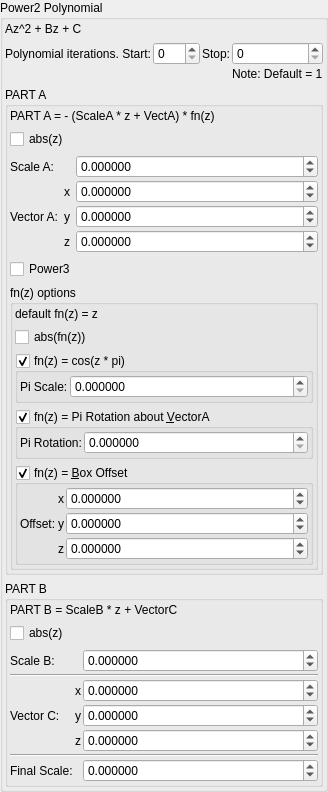
    <widget class="QGroupBox" name="groupBox">
     <property name="title">
      <string>Power2 Polynomial</string>
     </property>
     <layout class="QVBoxLayout" name="verticalLayout_3">
      <property name="leftMargin">
       <number>2</number>
      </property>
      <property name="topMargin">
       <number>2</number>
      </property>
      <property name="rightMargin">
       <number>2</number>
      </property>
      <property name="bottomMargin">
       <number>2</number>
      </property>
      <item>
       <widget class="QLabel" name="label_189">
        <property name="text">
         <string>Az^2 + Bz + C</string>
        </property>
       </widget>
      </item>
      <item>
       <layout class="QGridLayout" name="gridLayout_62">
        <property name="spacing">
         <number>2</number>
        </property>
        <item row="0" column="0">
         <widget class="QLabel" name="label_246">
          <property name="text">
           <string>Polynomial iterations. Start:</string>
          </property>
         </widget>
        </item>
        <item row="0" column="2">
         <widget class="QLabel" name="label_247">
          <property name="text">
           <string>Stop:</string>
          </property>
         </widget>
        </item>
        <item row="0" column="3">
         <widget class="MySpinBox" name="spinboxInt_transf_stop_iterations_1">
          <property name="sizePolicy">
           <sizepolicy hsizetype="Minimum" vsizetype="Maximum">
            <horstretch>0</horstretch>
            <verstretch>0</verstretch>
           </sizepolicy>
          </property>
          <property name="maximum">
           <number>999</number>
          </property>
         </widget>
        </item>
        <item row="0" column="1">
         <widget class="MySpinBox" name="spinboxInt_transf_start_iterations">
          <property name="sizePolicy">
           <sizepolicy hsizetype="Minimum" vsizetype="Maximum">
            <horstretch>0</horstretch>
            <verstretch>0</verstretch>
           </sizepolicy>
          </property>
          <property name="maximum">
           <number>999</number>
          </property>
         </widget>
        </item>
        <item row="1" column="3">
         <widget class="QLabel" name="label_127">
          <property name="text">
           <string>Note: Default = 1</string>
          </property>
         </widget>
        </item>
       </layout>
      </item>
      <item>
       <widget class="QGroupBox" name="groupBox_2">
        <property name="title">
         <string>PART A</string>
        </property>
        <layout class="QVBoxLayout" name="verticalLayout_4">
         <property name="leftMargin">
          <number>2</number>
         </property>
         <property name="topMargin">
          <number>2</number>
         </property>
         <property name="rightMargin">
          <number>2</number>
         </property>
         <property name="bottomMargin">
          <number>2</number>
         </property>
         <item>
          <widget class="QLabel" name="label_175">
           <property name="text">
            <string>PART A = - (ScaleA * z + VectA) * fn(z)</string>
           </property>
          </widget>
         </item>
         <item>
          <widget class="MyCheckBox" name="checkBox_transf_function_enabled_false">
           <property name="text">
            <string notr="true">abs(z)</string>
           </property>
          </widget>
         </item>
         <item>
          <layout class="QGridLayout" name="gridLayout" columnstretch="0,0,1">
           <property name="topMargin">
            <number>0</number>
           </property>
           <property name="verticalSpacing">
            <number>2</number>
           </property>
           <item row="1" column="1">
            <widget class="QLabel" name="label_112">
             <property name="text">
              <string notr="true">x</string>
             </property>
            </widget>
           </item>
           <item row="0" column="0">
            <widget class="QLabel" name="label_174">
             <property name="text">
              <string>Scale A:</string>
             </property>
            </widget>
           </item>
           <item row="2" column="2">
            <widget class="MyDoubleSpinBox" name="spinbox3_transf_constant_multiplier_111_y">
             <property name="sizePolicy">
              <sizepolicy hsizetype="Minimum" vsizetype="Maximum">
               <horstretch>0</horstretch>
               <verstretch>0</verstretch>
              </sizepolicy>
             </property>
             <property name="decimals">
              <number>6</number>
             </property>
             <property name="minimum">
              <double>-99.989999999999995</double>
             </property>
             <property name="maximum">
              <double>99.989999999999995</double>
             </property>
             <property name="singleStep">
              <double>0.100000000000000</double>
             </property>
            </widget>
           </item>
           <item row="1" column="2">
            <widget class="MyDoubleSpinBox" name="spinbox3_transf_constant_multiplier_111_x">
             <property name="sizePolicy">
              <sizepolicy hsizetype="Minimum" vsizetype="Maximum">
               <horstretch>0</horstretch>
               <verstretch>0</verstretch>
              </sizepolicy>
             </property>
             <property name="prefix">
              <string/>
             </property>
             <property name="decimals">
              <number>6</number>
             </property>
             <property name="minimum">
              <double>-99.989999999999995</double>
             </property>
             <property name="singleStep">
              <double>0.100000000000000</double>
             </property>
            </widget>
           </item>
           <item row="0" column="2">
            <widget class="MyDoubleSpinBox" name="spinbox_transf_scale_2">
             <property name="sizePolicy">
              <sizepolicy hsizetype="Minimum" vsizetype="Maximum">
               <horstretch>0</horstretch>
               <verstretch>0</verstretch>
              </sizepolicy>
             </property>
             <property name="prefix">
              <string/>
             </property>
             <property name="suffix">
              <string/>
             </property>
             <property name="decimals">
              <number>6</number>
             </property>
             <property name="minimum">
              <double>-99.989999999999995</double>
             </property>
             <property name="maximum">
              <double>99.989999999999995</double>
             </property>
             <property name="singleStep">
              <double>0.100000000000000</double>
             </property>
            </widget>
           </item>
           <item row="3" column="2">
            <widget class="MyDoubleSpinBox" name="spinbox3_transf_constant_multiplier_111_z">
             <property name="sizePolicy">
              <sizepolicy hsizetype="Minimum" vsizetype="Maximum">
               <horstretch>0</horstretch>
               <verstretch>0</verstretch>
              </sizepolicy>
             </property>
             <property name="decimals">
              <number>6</number>
             </property>
             <property name="minimum">
              <double>-99.989999999999995</double>
             </property>
             <property name="maximum">
              <double>99.989999999999995</double>
             </property>
             <property name="singleStep">
              <double>0.100000000000000</double>
             </property>
            </widget>
           </item>
           <item row="2" column="1">
            <widget class="QLabel" name="label_119">
             <property name="text">
              <string notr="true">y</string>
             </property>
            </widget>
           </item>
           <item row="3" column="1">
            <widget class="QLabel" name="label_121">
             <property name="text">
              <string notr="true">z</string>
             </property>
            </widget>
           </item>
           <item row="2" column="0">
            <widget class="QLabel" name="label_114">
             <property name="text">
              <string>Vector A:</string>
             </property>
            </widget>
           </item>
          </layout>
         </item>
         <item>
          <widget class="MyCheckBox" name="checkBox_transf_function_enabledx_false">
           <property name="text">
            <string>Power3</string>
           </property>
          </widget>
         </item>
         <item>
          <widget class="QGroupBox" name="groupBox_4">
           <property name="title">
            <string>fn(z) options</string>
           </property>
           <layout class="QVBoxLayout" name="verticalLayout_5">
            <property name="leftMargin">
             <number>2</number>
            </property>
            <property name="topMargin">
             <number>2</number>
            </property>
            <property name="rightMargin">
             <number>2</number>
            </property>
            <property name="bottomMargin">
             <number>2</number>
            </property>
            <item>
             <widget class="QLabel" name="label_2">
              <property name="text">
               <string>default fn(z) = z</string>
              </property>
             </widget>
            </item>
            <item>
             <widget class="MyCheckBox" name="checkBox_transf_function_enabledAx_false">
              <property name="text">
               <string notr="true">abs(fn(z))</string>
              </property>
             </widget>
            </item>
            <item>
             <widget class="MyGroupBox" name="groupCheck_transf_multiplier_enabled_1_false">
              <property name="toolTip">
               <string/>
              </property>
              <property name="title">
               <string notr="true">fn(z) = cos(z * pi)</string>
              </property>
              <property name="checkable">
               <bool>true</bool>
              </property>
              <layout class="QVBoxLayout" name="verticalLayout_52">
               <property name="spacing">
                <number>2</number>
               </property>
               <property name="leftMargin">
                <number>2</number>
               </property>
               <property name="topMargin">
                <number>2</number>
               </property>
               <property name="rightMargin">
                <number>2</number>
               </property>
               <property name="bottomMargin">
                <number>2</number>
               </property>
               <item>
                <layout class="QGridLayout" name="gridLayout_26" columnstretch="0,1">
                 <property name="spacing">
                  <number>2</number>
                 </property>
                 <item row="0" column="0">
                  <widget class="QLabel" name="label_170">
                   <property name="text">
                    <string>Pi Scale:</string>
                   </property>
                  </widget>
                 </item>
                 <item row="0" column="1">
                  <widget class="MyDoubleSpinBox" name="spinbox_transf_scaleC_1">
                   <property name="sizePolicy">
                    <sizepolicy hsizetype="Minimum" vsizetype="Maximum">
                     <horstretch>0</horstretch>
                     <verstretch>0</verstretch>
                    </sizepolicy>
                   </property>
                   <property name="prefix">
                    <string/>
                   </property>
                   <property name="suffix">
                    <string/>
                   </property>
                   <property name="decimals">
                    <number>6</number>
                   </property>
                   <property name="minimum">
                    <double>0.000000000000000</double>
                   </property>
                   <property name="maximum">
                    <double>10.000000000000000</double>
                   </property>
                   <property name="singleStep">
                    <double>0.100000000000000</double>
                   </property>
                  </widget>
                 </item>
                </layout>
               </item>
              </layout>
             </widget>
            </item>
            <item>
             <widget class="MyGroupBox" name="groupCheck_transf_function_enabledy_false">
              <property name="toolTip">
               <string/>
              </property>
              <property name="title">
               <string>fn(z) = Pi Rotation about &amp;VectorA</string>
              </property>
              <property name="checkable">
               <bool>true</bool>
              </property>
              <layout class="QVBoxLayout" name="verticalLayout_50">
               <property name="spacing">
                <number>2</number>
               </property>
               <property name="leftMargin">
                <number>2</number>
               </property>
               <property name="topMargin">
                <number>2</number>
               </property>
               <property name="rightMargin">
                <number>2</number>
               </property>
               <property name="bottomMargin">
                <number>2</number>
               </property>
               <item>
                <layout class="QGridLayout" name="gridLayout_24" columnstretch="0,1">
                 <property name="spacing">
                  <number>2</number>
                 </property>
                 <item row="0" column="1">
                  <widget class="MyDoubleSpinBox" name="spinbox_transf_scaleB_1">
                   <property name="sizePolicy">
                    <sizepolicy hsizetype="Minimum" vsizetype="Maximum">
                     <horstretch>0</horstretch>
                     <verstretch>0</verstretch>
                    </sizepolicy>
                   </property>
                   <property name="prefix">
                    <string/>
                   </property>
                   <property name="suffix">
                    <string/>
                   </property>
                   <property name="decimals">
                    <number>6</number>
                   </property>
                   <property name="minimum">
                    <double>0.000000000000000</double>
                   </property>
                   <property name="maximum">
                    <double>10.000000000000000</double>
                   </property>
                   <property name="singleStep">
                    <double>0.100000000000000</double>
                   </property>
                  </widget>
                 </item>
                 <item row="0" column="0">
                  <widget class="QLabel" name="label_169">
                   <property name="text">
                    <string>Pi Rotation:</string>
                   </property>
                  </widget>
                 </item>
                </layout>
               </item>
              </layout>
             </widget>
            </item>
            <item>
             <widget class="MyGroupBox" name="groupCheck_transf_function_enabledz_false">
              <property name="toolTip">
               <string/>
              </property>
              <property name="title">
               <string>fn(z) = &amp;Box Offset</string>
              </property>
              <property name="checkable">
               <bool>true</bool>
              </property>
              <layout class="QVBoxLayout" name="verticalLayout_49">
               <property name="spacing">
                <number>2</number>
               </property>
               <property name="leftMargin">
                <number>2</number>
               </property>
               <property name="topMargin">
                <number>2</number>
               </property>
               <property name="rightMargin">
                <number>2</number>
               </property>
               <property name="bottomMargin">
                <number>2</number>
               </property>
               <item>
                <layout class="QGridLayout" name="gridLayout_23" columnstretch="0,0,1">
                 <property name="spacing">
                  <number>2</number>
                 </property>
                 <item row="0" column="2">
                  <widget class="MyDoubleSpinBox" name="spinbox3_transf_addition_constant_x">
                   <property name="sizePolicy">
                    <sizepolicy hsizetype="Minimum" vsizetype="Maximum">
                     <horstretch>0</horstretch>
                     <verstretch>0</verstretch>
                    </sizepolicy>
                   </property>
                   <property name="prefix">
                    <string/>
                   </property>
                   <property name="suffix">
                    <string/>
                   </property>
                   <property name="decimals">
                    <number>6</number>
                   </property>
                   <property name="minimum">
                    <double>-99.989999999999995</double>
                   </property>
                   <property name="maximum">
                    <double>99.989999999999995</double>
                   </property>
                   <property name="singleStep">
                    <double>0.100000000000000</double>
                   </property>
                  </widget>
                 </item>
                 <item row="2" column="1">
                  <widget class="QLabel" name="label_125">
                   <property name="text">
                    <string notr="true">z</string>
                   </property>
                  </widget>
                 </item>
                 <item row="1" column="1">
                  <widget class="QLabel" name="label_123">
                   <property name="text">
                    <string notr="true">y</string>
                   </property>
                  </widget>
                 </item>
                 <item row="2" column="2">
                  <widget class="MyDoubleSpinBox" name="spinbox3_transf_addition_constant_z">
                   <property name="sizePolicy">
                    <sizepolicy hsizetype="Minimum" vsizetype="Maximum">
                     <horstretch>0</horstretch>
                     <verstretch>0</verstretch>
                    </sizepolicy>
                   </property>
                   <property name="prefix">
                    <string/>
                   </property>
                   <property name="suffix">
                    <string/>
                   </property>
                   <property name="decimals">
                    <number>6</number>
                   </property>
                   <property name="minimum">
                    <double>-99.989999999999995</double>
                   </property>
                   <property name="maximum">
                    <double>99.989999999999995</double>
                   </property>
                   <property name="singleStep">
                    <double>0.100000000000000</double>
                   </property>
                  </widget>
                 </item>
                 <item row="1" column="2">
                  <widget class="MyDoubleSpinBox" name="spinbox3_transf_addition_constant_y">
                   <property name="sizePolicy">
                    <sizepolicy hsizetype="Minimum" vsizetype="Maximum">
                     <horstretch>0</horstretch>
                     <verstretch>0</verstretch>
                    </sizepolicy>
                   </property>
                   <property name="prefix">
                    <string/>
                   </property>
                   <property name="suffix">
                    <string/>
                   </property>
                   <property name="decimals">
                    <number>6</number>
                   </property>
                   <property name="minimum">
                    <double>-99.989999999999995</double>
                   </property>
                   <property name="maximum">
                    <double>99.989999999999995</double>
                   </property>
                   <property name="singleStep">
                    <double>0.100000000000000</double>
                   </property>
                  </widget>
                 </item>
                 <item row="0" column="1">
                  <widget class="QLabel" name="label_124">
                   <property name="text">
                    <string notr="true">x</string>
                   </property>
                  </widget>
                 </item>
                 <item row="1" column="0">
                  <widget class="QLabel" name="label_126">
                   <property name="text">
                    <string>Offset:</string>
                   </property>
                  </widget>
                 </item>
                </layout>
               </item>
              </layout>
             </widget>
            </item>
           </layout>
          </widget>
         </item>
        </layout>
       </widget>
      </item>
      <item>
       <widget class="QGroupBox" name="groupBox_5">
        <property name="title">
         <string>PART B</string>
        </property>
        <layout class="QVBoxLayout" name="verticalLayout_6">
         <property name="leftMargin">
          <number>2</number>
         </property>
         <property name="topMargin">
          <number>2</number>
         </property>
         <property name="rightMargin">
          <number>2</number>
         </property>
         <property name="bottomMargin">
          <number>2</number>
         </property>
         <item>
          <widget class="QLabel" name="label_178">
           <property name="text">
            <string>PART B = ScaleB * z + VectorC</string>
           </property>
          </widget>
         </item>
         <item>
          <widget class="MyCheckBox" name="checkBox_transf_function_enabledAz_false">
           <property name="text">
            <string notr="true">abs(z)</string>
           </property>
          </widget>
         </item>
         <item>
          <layout class="QGridLayout" name="gridLayout_35" columnstretch="0,0,1">
           <property name="spacing">
            <number>2</number>
           </property>
           <item row="1" column="0" colspan="3">
            <widget class="Line" name="line_36">
             <property name="orientation">
              <enum>Qt::Horizontal</enum>
             </property>
            </widget>
           </item>
           <item row="0" column="0">
            <widget class="QLabel" name="label_177">
             <property name="text">
              <string>Scale B:</string>
             </property>
            </widget>
           </item>
           <item row="2" column="2">
            <widget class="MyDoubleSpinBox" name="spinbox3_transf_constant_multiplierB_111_x">
             <property name="sizePolicy">
              <sizepolicy hsizetype="Minimum" vsizetype="Maximum">
               <horstretch>0</horstretch>
               <verstretch>0</verstretch>
              </sizepolicy>
             </property>
             <property name="prefix">
              <string/>
             </property>
             <property name="decimals">
              <number>6</number>
             </property>
             <property name="minimum">
              <double>-99.989999999999995</double>
             </property>
             <property name="singleStep">
              <double>0.100000000000000</double>
             </property>
            </widget>
           </item>
           <item row="0" column="2">
            <widget class="MyDoubleSpinBox" name="spinbox_transf_multiplier_scale_1">
             <property name="sizePolicy">
              <sizepolicy hsizetype="Minimum" vsizetype="Maximum">
               <horstretch>0</horstretch>
               <verstretch>0</verstretch>
              </sizepolicy>
             </property>
             <property name="prefix">
              <string/>
             </property>
             <property name="suffix">
              <string/>
             </property>
             <property name="decimals">
              <number>6</number>
             </property>
             <property name="minimum">
              <double>-99.989999999999995</double>
             </property>
             <property name="maximum">
              <double>99.989999999999995</double>
             </property>
             <property name="singleStep">
              <double>0.100000000000000</double>
             </property>
            </widget>
           </item>
           <item row="4" column="1">
            <widget class="QLabel" name="label_122">
             <property name="text">
              <string notr="true">z</string>
             </property>
            </widget>
           </item>
           <item row="4" column="2">
            <widget class="MyDoubleSpinBox" name="spinbox3_transf_constant_multiplierB_111_z">
             <property name="sizePolicy">
              <sizepolicy hsizetype="Minimum" vsizetype="Maximum">
               <horstretch>0</horstretch>
               <verstretch>0</verstretch>
              </sizepolicy>
             </property>
             <property name="decimals">
              <number>6</number>
             </property>
             <property name="minimum">
              <double>-99.989999999999995</double>
             </property>
             <property name="maximum">
              <double>99.989999999999995</double>
             </property>
             <property name="singleStep">
              <double>0.100000000000000</double>
             </property>
            </widget>
           </item>
           <item row="6" column="2">
            <widget class="MyDoubleSpinBox" name="spinbox_transf_scale_025">
             <property name="sizePolicy">
              <sizepolicy hsizetype="Minimum" vsizetype="Maximum">
               <horstretch>0</horstretch>
               <verstretch>0</verstretch>
              </sizepolicy>
             </property>
             <property name="prefix">
              <string/>
             </property>
             <property name="suffix">
              <string/>
             </property>
             <property name="decimals">
              <number>6</number>
             </property>
             <property name="minimum">
              <double>-99.989999999999995</double>
             </property>
             <property name="maximum">
              <double>99.989999999999995</double>
             </property>
             <property name="singleStep">
              <double>0.100000000000000</double>
             </property>
            </widget>
           </item>
           <item row="3" column="2">
            <widget class="MyDoubleSpinBox" name="spinbox3_transf_constant_multiplierB_111_y">
             <property name="sizePolicy">
              <sizepolicy hsizetype="Minimum" vsizetype="Maximum">
               <horstretch>0</horstretch>
               <verstretch>0</verstretch>
              </sizepolicy>
             </property>
             <property name="decimals">
              <number>6</number>
             </property>
             <property name="minimum">
              <double>-99.989999999999995</double>
             </property>
             <property name="maximum">
              <double>99.989999999999995</double>
             </property>
             <property name="singleStep">
              <double>0.100000000000000</double>
             </property>
            </widget>
           </item>
           <item row="5" column="0" colspan="3">
            <widget class="Line" name="line_38">
             <property name="orientation">
              <enum>Qt::Horizontal</enum>
             </property>
            </widget>
           </item>
           <item row="2" column="1">
            <widget class="QLabel" name="label_118">
             <property name="text">
              <string notr="true">x</string>
             </property>
            </widget>
           </item>
           <item row="6" column="0">
            <widget class="QLabel" name="label_173">
             <property name="text">
              <string>Final Scale:</string>
             </property>
            </widget>
           </item>
           <item row="2" column="0" rowspan="3">
            <widget class="QLabel" name="label_113">
             <property name="text">
              <string>Vector C:</string>
             </property>
            </widget>
           </item>
           <item row="3" column="1">
            <widget class="QLabel" name="label_120">
             <property name="text">
              <string notr="true">y</string>
             </property>
            </widget>
           </item>
          </layout>
         </item>
        </layout>
       </widget>
      </item>
     </layout>
    </widget>
